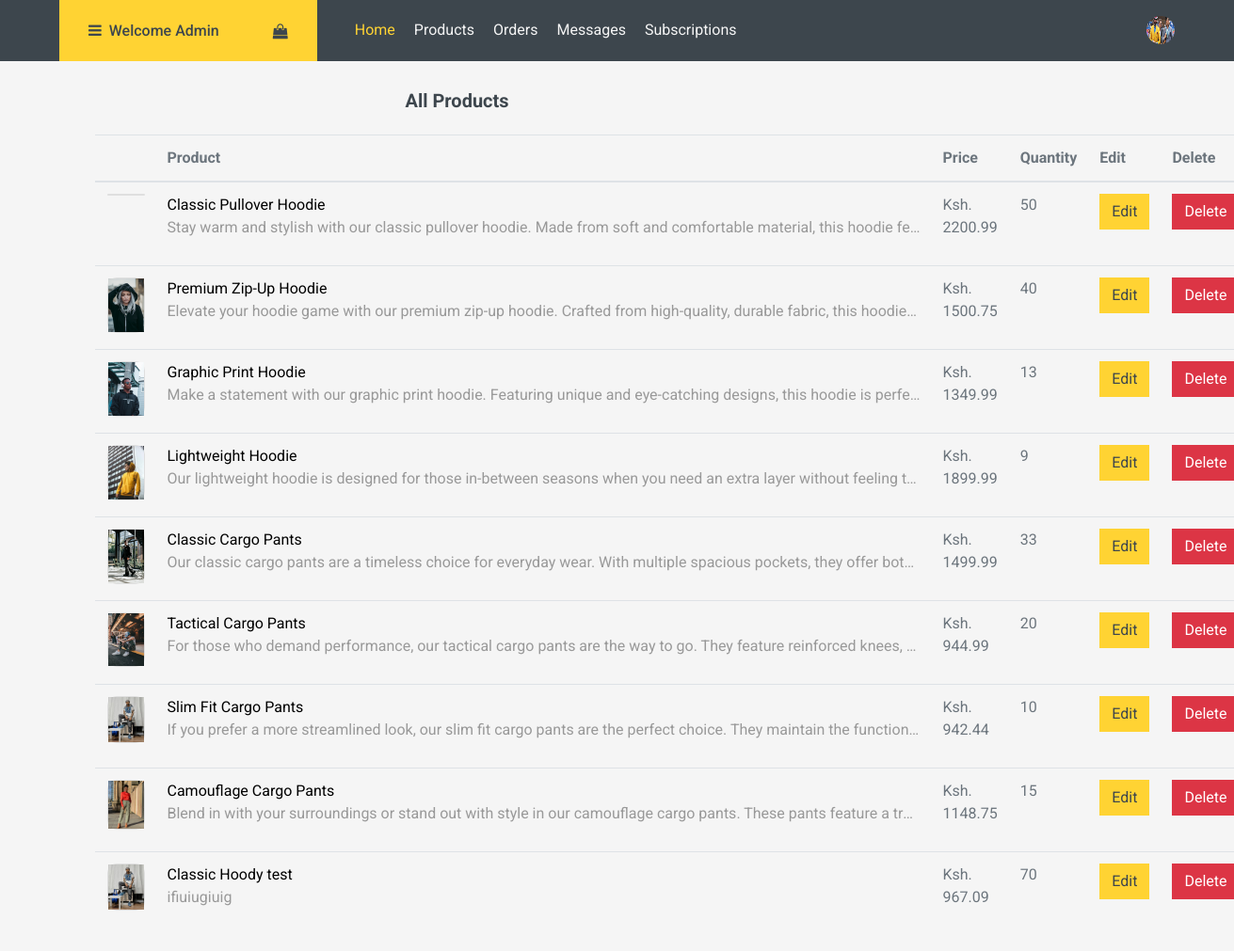
The page /administrate/ on the database its author committed.
### adminview/models.py (models this page shows, shortened)
class Product(models.Model):
    name = models.CharField(max_length=100)
    description = models.TextField()
    category = models.CharField(max_length=100, null=False)
    price = models.DecimalField(max_digits=10, decimal_places=2)
    quantity = models.IntegerField(default=0,)
    image = models.CharField(max_length=1000, blank=True, null=True)

### adminview/views.py (the view)
# urls.py: path('', views.admin_page, name="admin-home"),
def admin_page(request):
    user = request.user
    products = Product.objects.all()
    context = {"user": user, "products": products}
    return render(request, "adminview/home_page.html", context)

### templates/adminview/home_page.html (shortened to what this page needs)
<!DOCTYPE html>
<html lang="en">
<head>
    {% load static %}
    <link href="https://cdnjs.cloudflare.com/ajax/libs/font-awesome/5.10.0/css/all.min.css" rel="stylesheet">
    <link rel="stylesheet" href="https://stackpath.bootstrapcdn.com/font-awesome/4.7.0/css/font-awesome.min.css">
    <link href="{% static 'lib/animate/animate.min.css' %}" rel="stylesheet">
    <link href="{% static 'lib/owlcarousel/assets/owl.carousel.min.css' %}" rel="stylesheet">
    <link href="{% static 'css/style.css' %}" rel="stylesheet">
</head>
<body>
    <div class="container-fluid bg-dark mb-30">
        <div class="row px-xl-5">
            <div class="col-lg-3 d-none d-lg-block">
                <a class="btn d-flex align-items-center justify-content-between bg-primary w-100" data-toggle="collapse"
                    href="#navbar-vertical" style="height: 65px; padding: 0 30px;">
                    <h6 class="text-dark m-0"><i class="fa fa-bars mr-2"></i>Welcome Admin</h6>
                    <i class="fa fa-shopping-bag text-dark"></i>
                </a>
            </div>
            <div class="col-lg-9">
                <nav class="navbar navbar-expand-lg bg-dark navbar-dark py-3 py-lg-0 px-0">
                    <div class="collapse navbar-collapse justify-content-between" id="navbarCollapse">
                        <div class="navbar-nav mr-auto py-0">
                            <a href="{% url 'adminview:admin-home' %}" class="nav-item nav-link active">Home</a>
                            <a href="{% url 'adminview:products' %}" class="nav-item nav-link">Products</a>
                            <a href="{% url 'adminview:orders' %}" class="nav-item nav-link">Orders</a>
                            <a href="{% url 'adminview:messages' %}" class="nav-item nav-link">Messages</a>
                            <a href="{% url 'adminview:subscriptions' %}" class="nav-item nav-link">Subscriptions</a>
                        </div>
                        <div class="user-area dropdown float-right">
                            <a href="#" class="dropdown-toggle active" data-toggle="dropdown" aria-haspopup="true" aria-expanded="false">
                                <img class="user-avatar rounded-circle w-20" src="{% static 'img/carousel-1.jpg' %}" alt="User" style="width: 30px; height: 30px;">
                            </a>
                        </div>
                    </div>
                </nav>
            </div>
        </div>
    </div>
    <div class="container content-container">
    <div class="row" style="width:800px;">
        <div class="col-md-12">
            <h3 class="h5 mb-4 text-center">All Products</h3>
            <div class="table-wrap">
                <table class="table">
                    <thead class="thead-primary">
                        <tr>
                            <th>&nbsp;</th>
                            <th>Product</th>
                            <th>Price</th>
                            <th>Quantity</th>
                            <th>Edit</th>
                            <th>Delete</th>
                        </tr>
                    </thead>
                    <tbody>
                        {% for product in products %}
                        <tr class="alert" role="alert">
                            <td>
                                <div class="card" style="width: 40px; border-radius: 10px;">
                                    <img class="w-100" src="/media/{{ product.image }}" alt="">
                                </div>
                            </td>
                            <td>
                                <div>
                                    <span style="color: black;">{{ product.name }}</span></br>
                                    <p class="product-description">{{ product.description }}</p>
                                </div>
                            </td>
                            <td style="width: 100px">Ksh. {{ product.price }}</td>
                            <td class="jd-flex justify-content-center">{{ product.quantity }}</td>
                            <td><a href="{% url 'adminview:edit-product-details' product.id %}" class="btn btn-primary" aria-label="edit">Edit</a></td>
                            <td><a href="{% url 'adminview:delete-product' product.id %}" class="btn btn-danger" aria-label="delete">Delete</a></td>
                        </tr>
                        {% endfor %}
                    </tbody>
                </table>
            </div>
        </div>
    </div>
</div>
</body>
</html>

### rows shown on the page
Product: name "Classic Pullover Hoodie", description "Stay warm and stylish with our classic pullover hoodie. Made from soft and comfortable material, this hoodie fe…", price "2200.99", quantity "50"
Product: shows a picture, name "Premium Zip-Up Hoodie", description "Elevate your hoodie game with our premium zip-up hoodie. Crafted from high-quality, durable fabric, this hoodie…", price "1500.75", quantity "40"
Product: shows a picture, name "Graphic Print Hoodie", description "Make a statement with our graphic print hoodie. Featuring unique and eye-catching designs, this hoodie is perfe…", price "1349.99", quantity "13"
Product: shows a picture, name "Lightweight Hoodie", description "Our lightweight hoodie is designed for those in-between seasons when you need an extra layer without feeling t…", price "1899.99", quantity "9"
Product: shows a picture, name "Classic Cargo Pants", description "Our classic cargo pants are a timeless choice for everyday wear. With multiple spacious pockets, they offer bot…", price "1499.99", quantity "33"
Product: shows a picture, name "Tactical Cargo Pants", description "For those who demand performance, our tactical cargo pants are the way to go. They feature reinforced knees,…", price "944.99", quantity "20"
Product: name "Slim Fit Cargo Pants", description "If you prefer a more streamlined look, our slim fit cargo pants are the perfect choice. They maintain the function…", price "942.44", quantity "10"
Product: shows a picture, name "Camouflage Cargo Pants", description "Blend in with your surroundings or stand out with style in our camouflage cargo pants. These pants feature a tr…", price "1148.75", quantity "15"
Product: name "Classic Hoody test", description "ifiuiugiuig", price "967.09", quantity "70"
